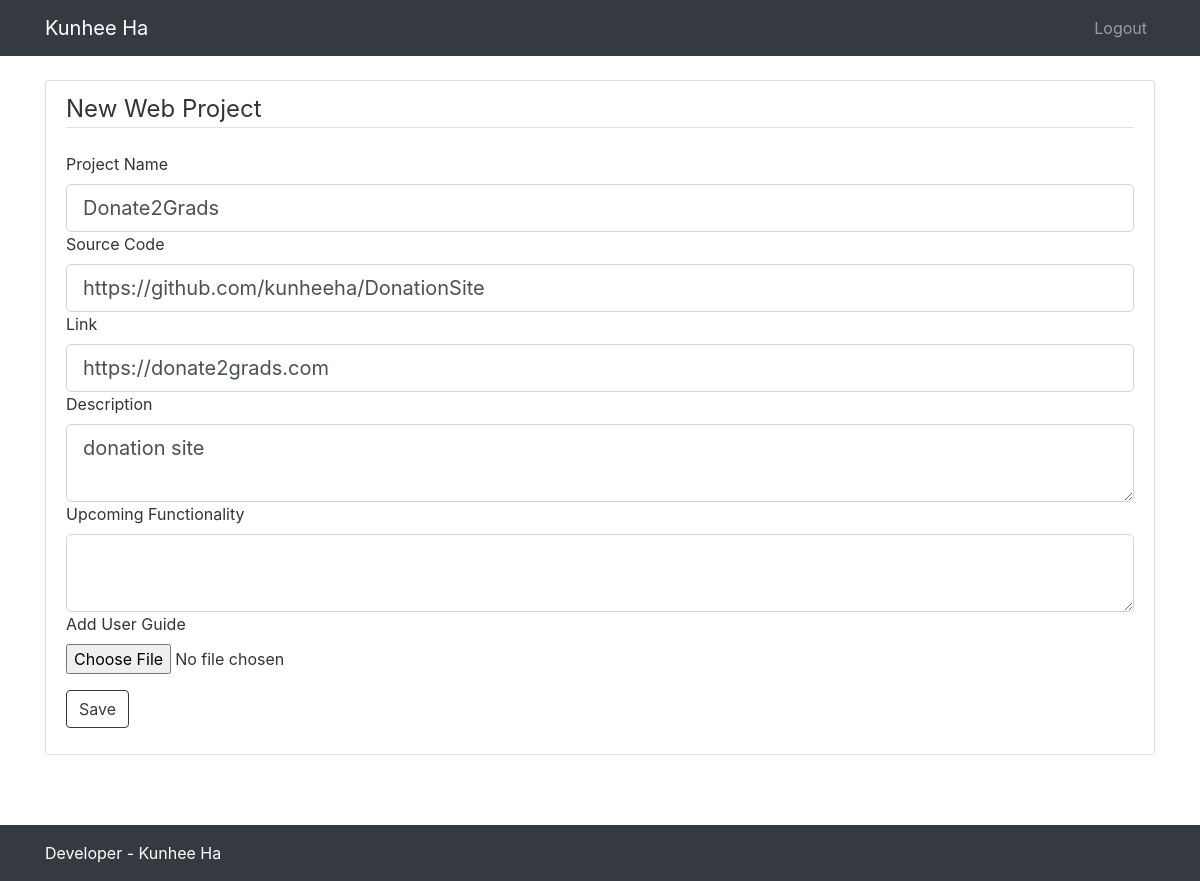
/WebProject/1/edit (signed in), run on the app's committed database.
### onlineportfolio/models.py (models this page shows)
class WebProject(db.Model):
    id = db.Column(db.Integer(), primary_key=True)
    name = db.Column(db.String(30), nullable=False)
    source_code = db.Column(db.String(50), nullable=False)
    link = db.Column(db.String(50), nullable=False)
    description = db.Column(db.Text(), nullable=False)
    user_guide = db.Column(db.String(20), nullable=True)
    upcoming_functionality = db.Column(db.Text(), nullable=True)
    images = db.Column(db.String(50), nullable=False)
    skills = db.relationship('PSkill', secondary='web_project_skills')

### onlineportfolio/routes.py (the view)
@app.route('/WebProject/<int:project_id>/edit', methods=['GET', 'POST'])
@login_required
def webprojectedit(project_id):
    project = WebProject.query.get_or_404(project_id)
    form = WebProjectForm()
    if form.validate_on_submit():
        project.name = form.name.data
        project.source_code = form.source_code.data
        project.link = form.link.data
        project.description = form.description.data
        if form.user_guide.data:
            if not project.user_guide:
                userguide = save_userguide(form.name.data, form.user_guide.data)
                project.user_guide = userguide
            elif project.user_guide:
                user_guide_filename = project.user_guide
                path = os.path.join(app.root_path, 'static/userguides', user_guide_filename)
                os.remove(path)
                userguide = save_userguide(form.name.data, form.user_guide.data)
                project.user_guide = userguide
        if form.upcoming_functionality.data:
            project.upcoming_functionality = form.upcoming_functionality.data
        db.session.commit()
        return redirect(url_for('admin'))
    elif request.method == 'GET':
        form.name.data = project.name
        form.source_code.data = project.source_code
        form.link.data = project.link
        form.description.data = project.description
        form.upcoming_functionality.data = project.upcoming_functionality
    return render_template('web_project_new.html', form=form)

### onlineportfolio/forms.py
class WebProjectForm(FlaskForm):
    name = StringField('Project Name', validators=[DataRequired()])
    source_code = StringField('Source Code', validators=[DataRequired()])
    link = StringField('Link', validators=[DataRequired()])
    description = TextAreaField('Description', validators=[DataRequired()])
    user_guide = FileField('Add User Guide', validators=[FileAllowed(['doc', 'docx', 'pdf'])])
    upcoming_functionality = TextAreaField('Upcoming Functionality')
    submit = SubmitField('Save')

### onlineportfolio/models.py (called while the page is built)
@login_manager.user_loader
def load_user(user_id):
    return User.query.get(int(user_id))

### onlineportfolio/templates/web_project_new.html (shortened to what this page needs)
{% extends 'admin_base.html' %}
{% block content %}
  <div class="content-section">
    <form method="POST" enctype="multipart/form-data">
      <fieldset class="form-group">
        <legend class="border-bottom mb-4">New Web Project</legend>
        {{ form.name.label(class="form-control-label") }}
        {{ form.name(class="form-control form-control-lg") }}
        {{ form.source_code.label(class="form-control-label") }}
        {{ form.source_code(class="form-control form-control-lg") }}
        {{ form.link.label(class="form-control-label") }}
        {{ form.link(class="form-control form-control-lg") }}
        {{ form.description.label(class="form-control-label") }}
        {{ form.description(class="form-control form-control-lg") }}
        {{ form.upcoming_functionality.label(class="form-control-label") }}
        {{ form.upcoming_functionality(class="form-control form-control-lg") }}
        {{ form.user_guide.label(class="form-control-label") }}
        {{ form.user_guide(class="form-control-file") }}
      </fieldset>
      <div class="form-group">
        {{ form.submit(class="btn btn-outline-dark") }}
      </div>
    </form>
  </div>
{% endblock %}

### onlineportfolio/static/css/admin_base.css (style rules this page uses)
html { height: 100%; }
body { color: #333333; margin-top: 5rem; }
.content-section { background: #ffffff; padding: 10px 20px; border: 1px solid #dddddd; border-radius: 3px; margin-bottom: 20px; }

### data on the page
WebProject: name "Donate2Grads", source_code "https://github.com/kunheeha/DonationSite", link "https://donate2grads.com", description "donation site"
